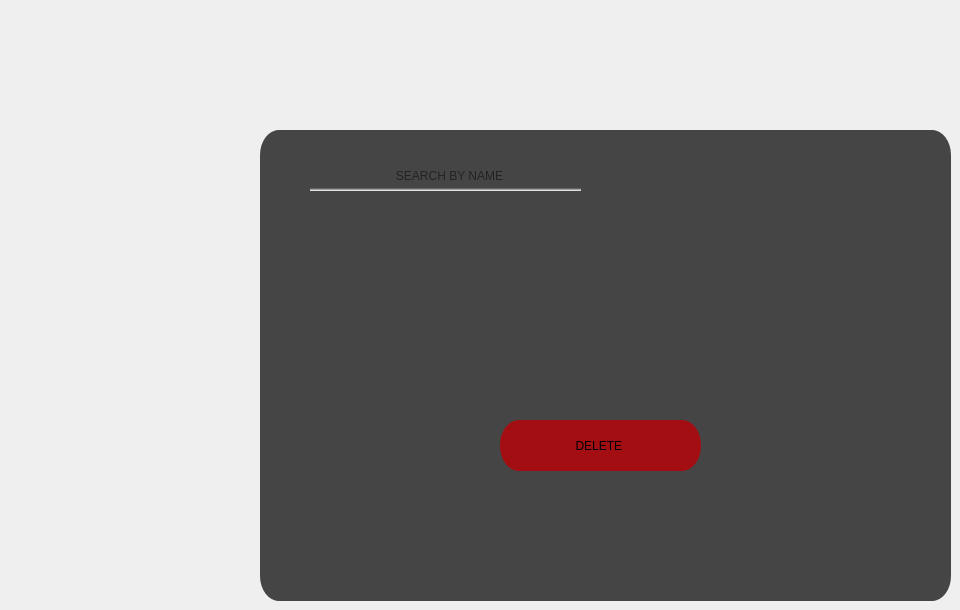
      <widget class="QWidget" name="tab_11">
       <attribute name="title">
        <string>Tab 2</string>
       </attribute>
       <widget class="QLabel" name="label_37">
        <property name="geometry">
         <rect>
          <x>280</x>
          <y>40</y>
          <width>111</width>
          <height>121</height>
         </rect>
        </property>
        <property name="styleSheet">
         <string notr="true">background-color:none;</string>
        </property>
        <property name="text">
         <string/>
        </property>
        <property name="pixmap">
         <pixmap resource="pt.qrc">:/pt/db.png</pixmap>
        </property>
        <property name="scaledContents">
         <bool>true</bool>
        </property>
       </widget>
       <widget class="QPushButton" name="btn_login_9">
        <property name="geometry">
         <rect>
          <x>500</x>
          <y>420</y>
          <width>201</width>
          <height>51</height>
         </rect>
        </property>
        <property name="styleSheet">
         <string notr="true">QPushButton{
	border-radius: 19px solid;
	border-bottom:0px solid rgb(171, 16, 20);
    border-top:0px solid rgb(171, 16, 20);
	
	background-color: rgb(163, 14, 18);


  

}

QPushButton:hover{
	border: 7px solid qlineargradient(spread:pad, x1:1, y1:1, x2:1, y2:1, stop:1 rgba(0, 0, 0, 0));
	border-radius: 19px solid;
	border-bottom:0px solid rgb(171, 16, 20);
    border-top:0px solid rgb(171, 16, 20);
	



   background-color:rgb(237, 28, 47);

	


}
QPushButton:pressed{
	color:rgb(255, 205, 0);

   background-color:rgb(189, 22, 37);
}</string>
        </property>
        <property name="text">
         <string>DELETE </string>
        </property>
        <property name="icon">
         <iconset resource="pt.qrc">
          <normaloff>:/pt/delete.png</normaloff>:/pt/delete.png</iconset>
        </property>
        <property name="iconSize">
         <size>
          <width>33</width>
          <height>33</height>
         </size>
        </property>
       </widget>
       <widget class="QFrame" name="frame_menu_14">
        <property name="enabled">
         <bool>true</bool>
        </property>
        <property name="geometry">
         <rect>
          <x>260</x>
          <y>130</y>
          <width>691</width>
          <height>471</height>
         </rect>
        </property>
        <property name="whatsThis">
         <string>&lt;html&gt;&lt;head/&gt;&lt;body&gt;&lt;p&gt;&lt;img src=&quot;:/pt/pos.png&quot;/&gt;&lt;/p&gt;&lt;/body&gt;&lt;/html&gt;</string>
        </property>
        <property name="styleSheet">
         <string notr="true">
QFrame{
	border-radius: 19px solid;
	background-color: qlineargradient(spread:pad, x1:1, y1:1, x2:1, y2:1, stop:1 rgba(0, 0, 0, 181));
}
QFrame:hover{
	border-left:3px solid rgb(255, 242, 0);
	border-bottom:3px solid rgb(255, 242, 0);
    border-top:3px solid rgb(255, 190, 0);
	border-right:3px solid rgb(255, 190, 0);
	

}</string>
        </property>
        <property name="frameShape">
         <enum>QFrame::StyledPanel</enum>
        </property>
        <property name="frameShadow">
         <enum>QFrame::Raised</enum>
        </property>
       </widget>
       <widget class="QFrame" name="frame_16">
        <property name="geometry">
         <rect>
          <x>380</x>
          <y>90</y>
          <width>561</width>
          <height>31</height>
         </rect>
        </property>
        <property name="styleSheet">
         <string notr="true">
QFrame{
	border-radius: 19px solid;
	
	background-color: none;
}
QFrame:hover{
	
	border:3px solid rgb(255, 165, 0);
	
	

}</string>
        </property>
        <property name="frameShape">
         <enum>QFrame::StyledPanel</enum>
        </property>
        <property name="frameShadow">
         <enum>QFrame::Raised</enum>
        </property>
       </widget>
       <widget class="QLabel" name="label_38">
        <property name="geometry">
         <rect>
          <x>890</x>
          <y>30</y>
          <width>61</width>
          <height>61</height>
         </rect>
        </property>
        <property name="text">
         <string/>
        </property>
        <property name="pixmap">
         <pixmap resource="pt.qrc">:/pt/delete.png</pixmap>
        </property>
        <property name="scaledContents">
         <bool>true</bool>
        </property>
       </widget>
       <widget class="QLineEdit" name="lineEdit_username_9">
        <property name="geometry">
         <rect>
          <x>310</x>
          <y>160</y>
          <width>271</width>
          <height>31</height>
         </rect>
        </property>
        <property name="styleSheet">
         <string notr="true">QLineEdit{
	border-radius: 19px solid;
	border-left:8px solid;
	
	

	border-color: qlineargradient(spread:pad, x1:1, y1:1, x2:1, y2:1, stop:1 rgba(0, 0, 0, 0));

	background-color: qlineargradient(spread:pad, x1:0.720379, y1:0.903409, x2:0.720379, y2:1, stop:0 rgba(0, 0, 0, 0), stop:1 rgba(255, 255, 255, 255));
}

QLineEdit:hover{
	border-bottom:3px solid rgb(255, 165, 0);
	color:rgb(255, 165, 0);

	

}
</string>
        </property>
        <property name="alignment">
         <set>Qt::AlignCenter</set>
        </property>
        <property name="placeholderText">
         <string>SEARCH BY NAME</string>
        </property>
       </widget>
       <widget class="QLabel" name="label_26">
        <property name="geometry">
         <rect>
          <x>280</x>
          <y>160</y>
          <width>31</width>
          <height>31</height>
         </rect>
        </property>
        <property name="styleSheet">
         <string notr="true">background-color: none;</string>
        </property>
        <property name="text">
         <string/>
        </property>
        <property name="pixmap">
         <pixmap resource="pt.qrc">:/pt/search.png</pixmap>
        </property>
        <property name="scaledContents">
         <bool>true</bool>
        </property>
       </widget>
       <zorder>frame_16</zorder>
       <zorder>frame_menu_14</zorder>
       <zorder>label_37</zorder>
       <zorder>btn_login_9</zorder>
       <zorder>label_38</zorder>
       <zorder>lineEdit_username_9</zorder>
       <zorder>label_26</zorder>
      </widget>
